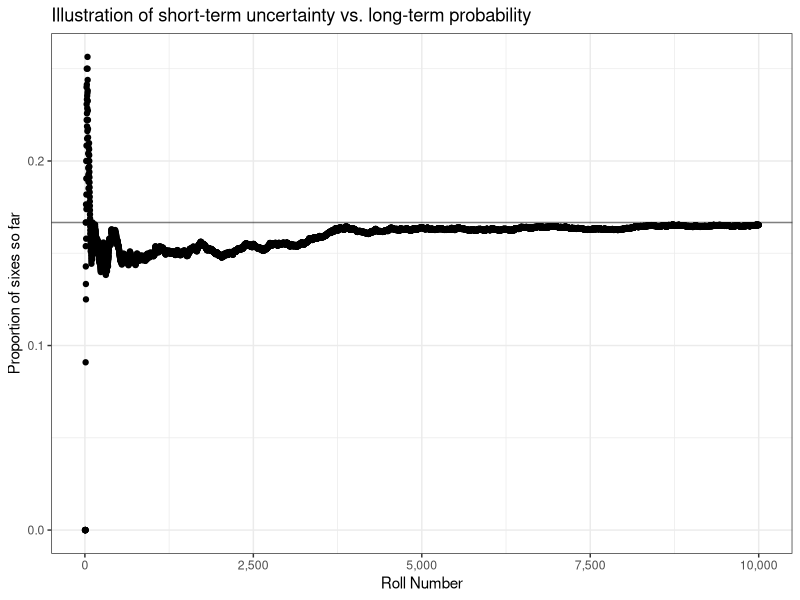
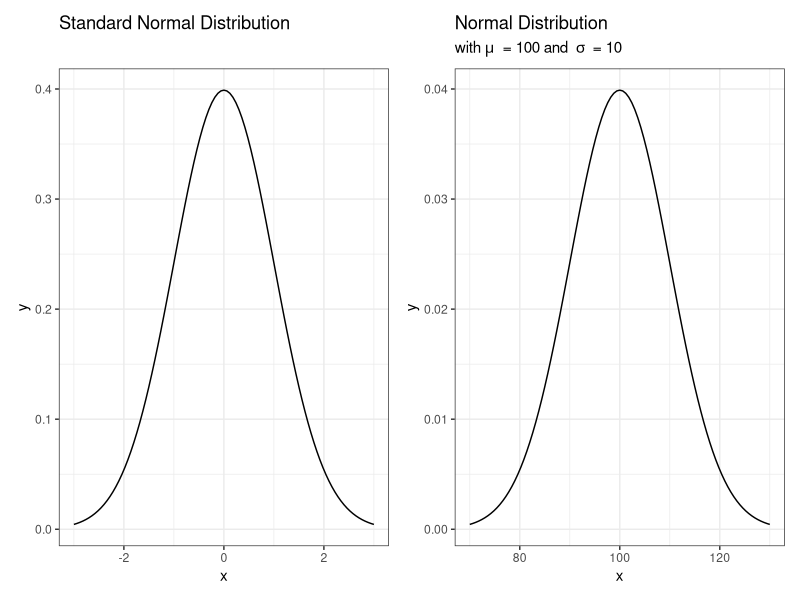
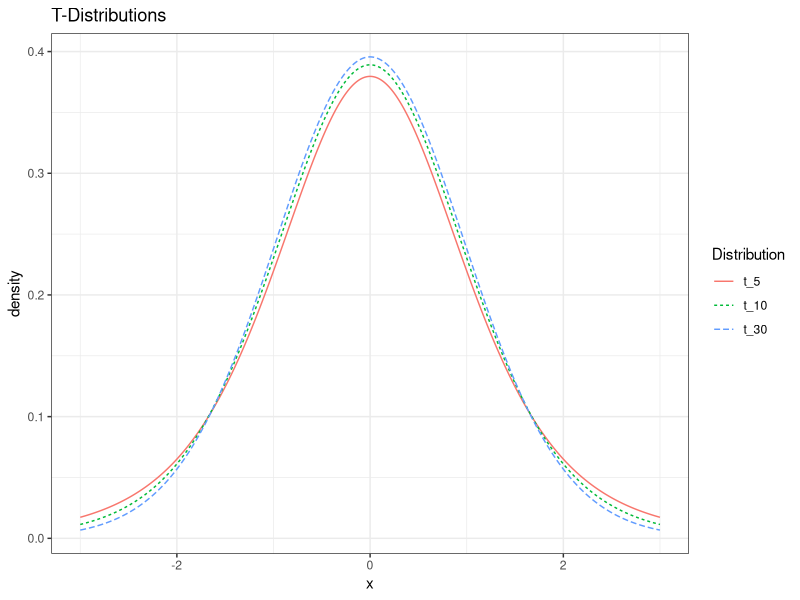
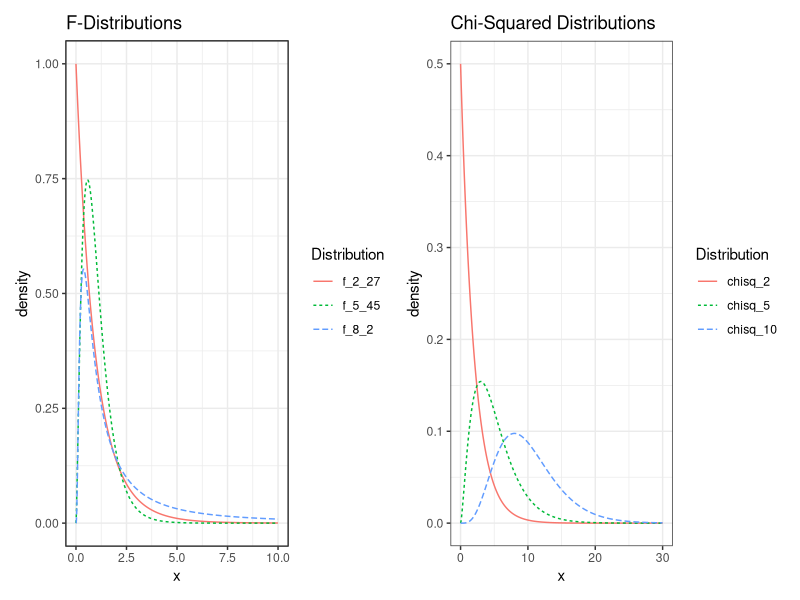
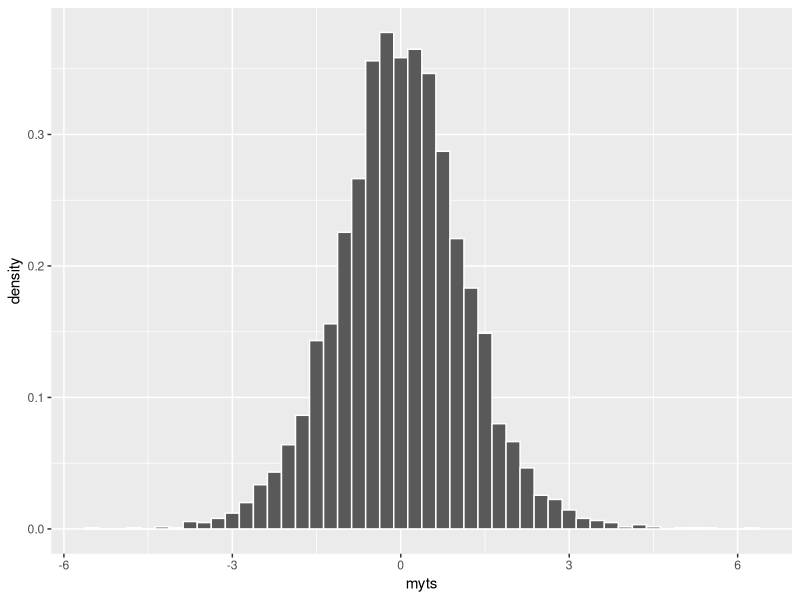
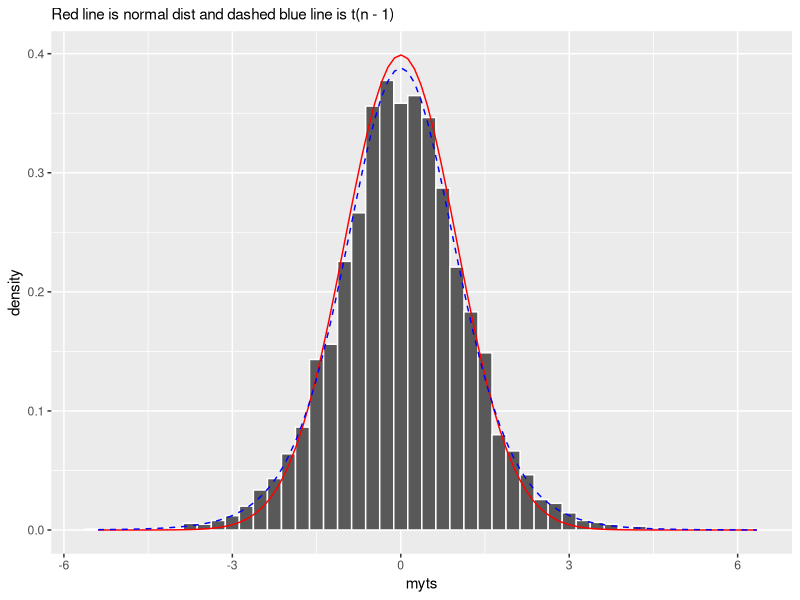
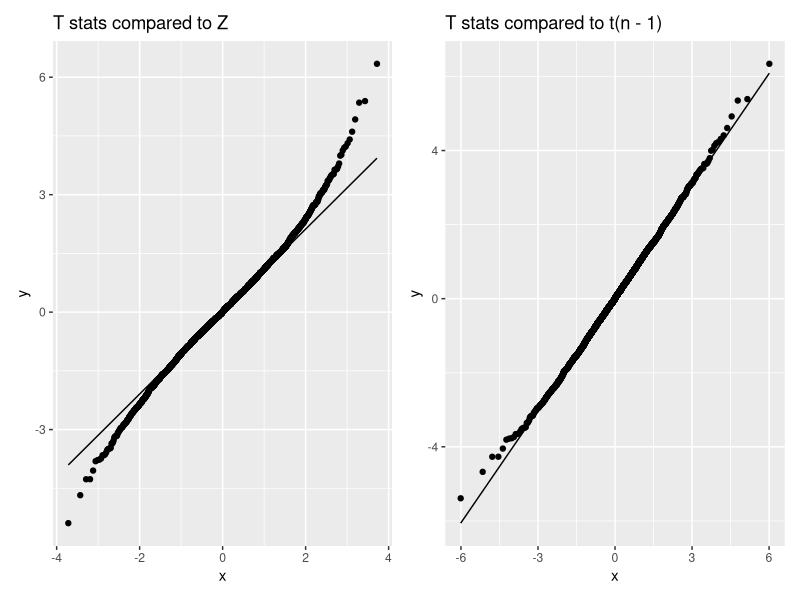

R code for these plots, in order:
# Notes 07 Code


# Die rolling simulation at beginning
# Note: The cummean() function takes the cumulative mean. In other words, if 
# there have been 100 sixes by roll 500, the cumulative mean is 100 / 500 = 0.2.

library(ggplot2)
library(dplyr)
set.seed(20230321)

rolls <- sample(1:6, size = 10000, replace = TRUE)
prop_six <- cummean(rolls == 6)
ggplot(data = NULL, aes(x = 1:10000, y = prop_six)) +
  geom_point() +
  theme_bw() +
  labs(x = "Roll Number", y = "Proportion of sixes so far",
       title = "Illustration of short-term uncertainty vs. long-term probability") +
  geom_hline(yintercept = 1/6, alpha = 0.5) +
  scale_x_continuous(labels = scales::comma)




# Example graphs of different distributions in the notes

# Normal distribution graphs - patchwork used to put them in one image

library(patchwork)

g1 <- ggplot(data = data.frame(x = c(-3, 3)), aes(x)) +
  stat_function(fun = dnorm, n = 101) +
  labs(title = "Standard Normal Distribution") +
  theme_bw()
g2 <- ggplot(data = data.frame(x = c(70, 130)), aes(x)) +
  stat_function(fun = dnorm, n = 101, args = list(mean = 100, sd = 10)) +
  labs(title = "Normal Distribution",
       subtitle = expression("with" ~ mu ~ " = 100 and " ~ sigma ~ " = 10")) +
  theme_bw()
g1 + g2


# T Distribution graph
# dplyr used for mutate function, tidyr to convert data from “wide” to “long”
# Take a look at the df object before/after pivot_longer() to see what I mean
# Think about why this would be necessary for ggplot2 to work

library(dplyr)
library(tidyr)

df <- data.frame(x = seq(-3, 3, .01)) %>%
  mutate(t_5 = dt(x, 5), t_10 = dt(x, 10), t_30 = dt(x , 30)) %>%
  pivot_longer(-x, names_to = "dist", values_to = "density") %>%
  mutate(dist = factor(dist, levels = c("t_5", "t_10", "t_30")))

ggplot(df, aes(x = x, y = density, color = dist)) +
  geom_line(aes(linetype = dist)) +
  labs(title = "T-Distributions", 
       linetype = "Distribution", color = "Distribution") +
  theme_bw()


# F and Chi-squared Distribution graphs

df <- data.frame(x = seq(0, 10, .01)) %>%
  mutate(f_2_27 = df(x, 2, 27), f_5_45 = df(x, 5, 45), f_8_2 = df(x, 8, 2)) %>%
  pivot_longer(-x, names_to = "dist", values_to = "density")
g1 <- ggplot(df, aes(x = x, y = density, color = dist)) +
  geom_line(aes(linetype = dist)) +
  labs(title = "F-Distributions", 
       linetype = "Distribution", color = "Distribution") +
  theme_bw()

df2 <- data.frame(x = seq(0, 30, .01)) %>%
  mutate(chisq_2 = dchisq(x, 2), chisq_10 = dchisq(x, 10), 
         chisq_5 = dchisq(x, 5)) %>%
  pivot_longer(-x, names_to = "dist", values_to = "density") %>%
  mutate(dist = factor(dist, levels = c("chisq_2", "chisq_5", "chisq_10")))
g2 <- ggplot(df2, aes(x = x, y = density, color = dist)) +
  geom_line(aes(linetype = dist)) +
  labs(title = "Chi-Squared Distributions", 
       linetype = "Distribution", color = "Distribution") +
  theme_bw()

g1 + g2





# Working with probabilities in R section

# Examples in notes
pnorm(-1)
pt(-1, 10)

# Practice solutions
pf(1, 5, 10)
pf(-1, 5, 10)

# Examples solutions
pt(1.28, 24)
pt(1.28, 24, lower.tail = FALSE)

# More T-Dist Probability Examples
pt(2, 12)
pt(-0.5, 5, lower.tail = FALSE)
1 - pt(1.28, 999)

# Why does this matter? Solutions
pnorm(-1.1)
1 - pf(2.8, 3, 20)
pchisq(10.2, 4, lower.tail = FALSE)




# T Distribution Simulation - What happens if you change some values?

mu <- 50
sigma <- 4
n <- 10
reps <- 5000

set.seed(12345)
mymat <- matrix(rnorm(reps * n, mu, sigma), ncol = n)

library(dplyr) # for the mutate() function

samples <- data.frame(sample = 1:reps, 
                      xbar = apply(mymat, 1, mean),
                      s = apply(mymat, 1, sd))
samples <- mutate(samples, myts = (xbar - mu) / (s / sqrt(n)))

library(ggplot2)
g <- ggplot(samples, aes(x = myts)) +
  geom_histogram(aes(y = after_stat(density)), color = "white", binwidth = 0.25)
g

g + geom_function(fun = dnorm, n = 101, args = list(mean = 0, sd = 1), 
                  color = "red") +
  geom_function(fun = dt, n = 101, args = list(df = n - 1), color = "blue", 
                linetype = 2) +
  labs(subtitle = "Red line is normal dist and dashed blue line is t(n - 1)")




library(patchwork) # to put our graphs side by side

gnorm <- ggplot(samples, aes(sample = myts)) +
  geom_qq(distribution = qnorm) +
  geom_qq_line(distribution = qnorm) +
  labs(title = "T stats compared to Z")
gt <- ggplot(samples ,aes(sample = myts)) + 
  geom_qq(distribution = qt, dparams = list(df = n - 1)) +
  geom_qq_line(distribution = qt, dparams = list(df = n - 1)) +
  labs(title = "T stats compared to t(n - 1)")

gnorm + gt
